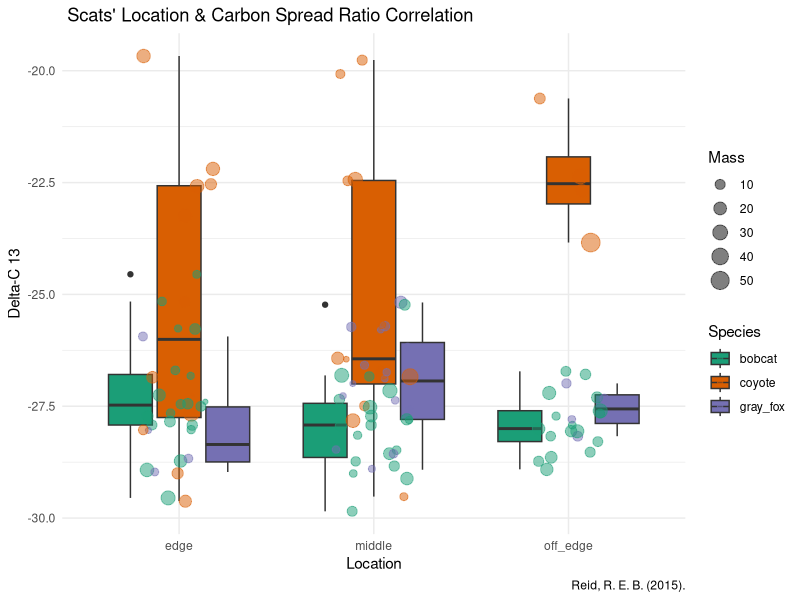
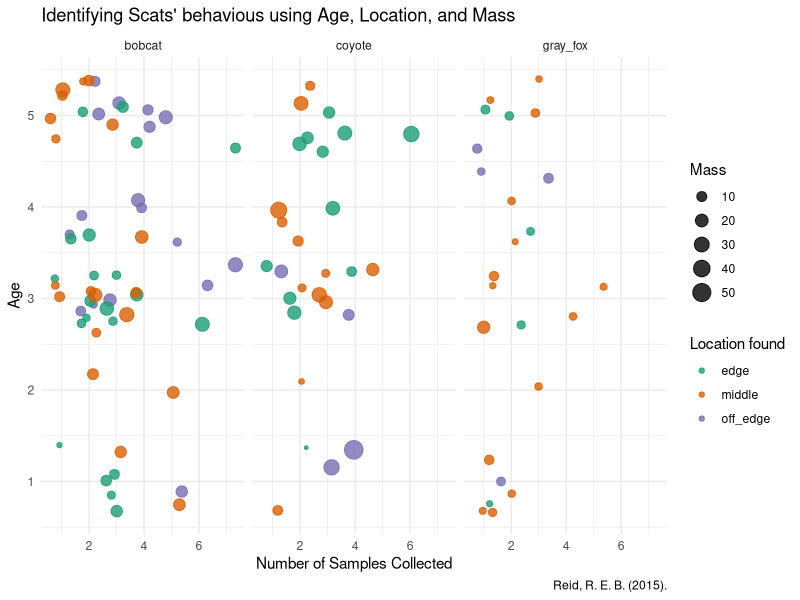

Write the R code that produced these figures, in order.
## ---- chunk 1
library(tidyverse)
library(modeldata)
## ---- chunk 2
glimpse(scat)
## ---- chunk 3
ggplot(
  scat,
  aes(
    x = Location,
    y = d13C,
    fill = Species
  )
) + 
  geom_boxplot() +
  geom_jitter(
    aes(color = Species, size = Mass),
    width = 0.2, alpha = 0.5
  ) +
  labs(
    title = " Scats' Location & Carbon Spread Ratio Correlation",
    x = "Location",
    y = "Delta-C 13",
    size = "Mass",
    caption = "Reid, R. E. B. (2015)."
  ) +
  scale_color_brewer(palette = 'Dark2') +
  scale_fill_brewer(palette = 'Dark2') +
  theme_minimal()
## ---- chunk 4
ggplot(
  scat,
  aes(
    x = Number,
    y = Age,
    color = Location,
    size = Mass
  )
) + 
  geom_jitter(alpha = 0.8) +
  facet_wrap(~ Species) +
  labs(
    title = "Identifying Scats' behavious using Age, Location, and Mass",
    x = "Number of Samples Collected",
    y = "Age",
    size = "Mass",
    color = "Location found",
    caption = "Reid, R. E. B. (2015)."
  ) +
  scale_color_brewer(palette = "Dark2") +
  scale_fill_brewer(palette = "Dark2") +
  theme_minimal()
## ---- chunk 5
